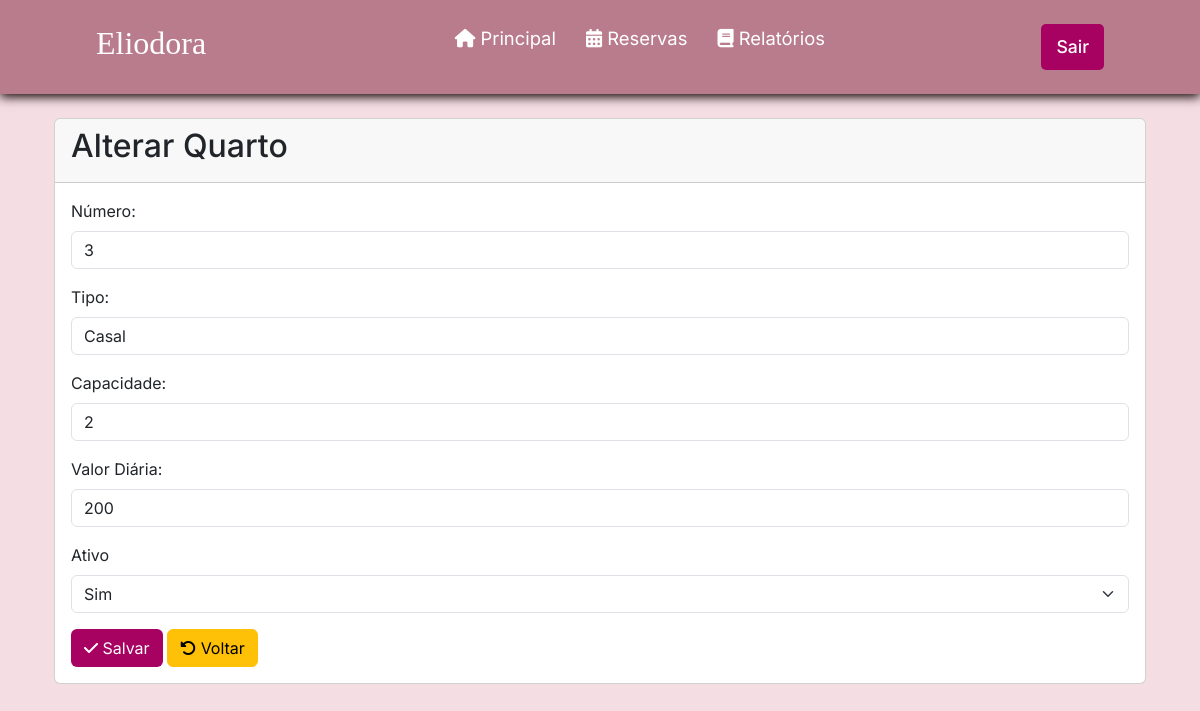
/alterarQuarto.php?id=11 (signed in), run on an earlier commit of the app's database.
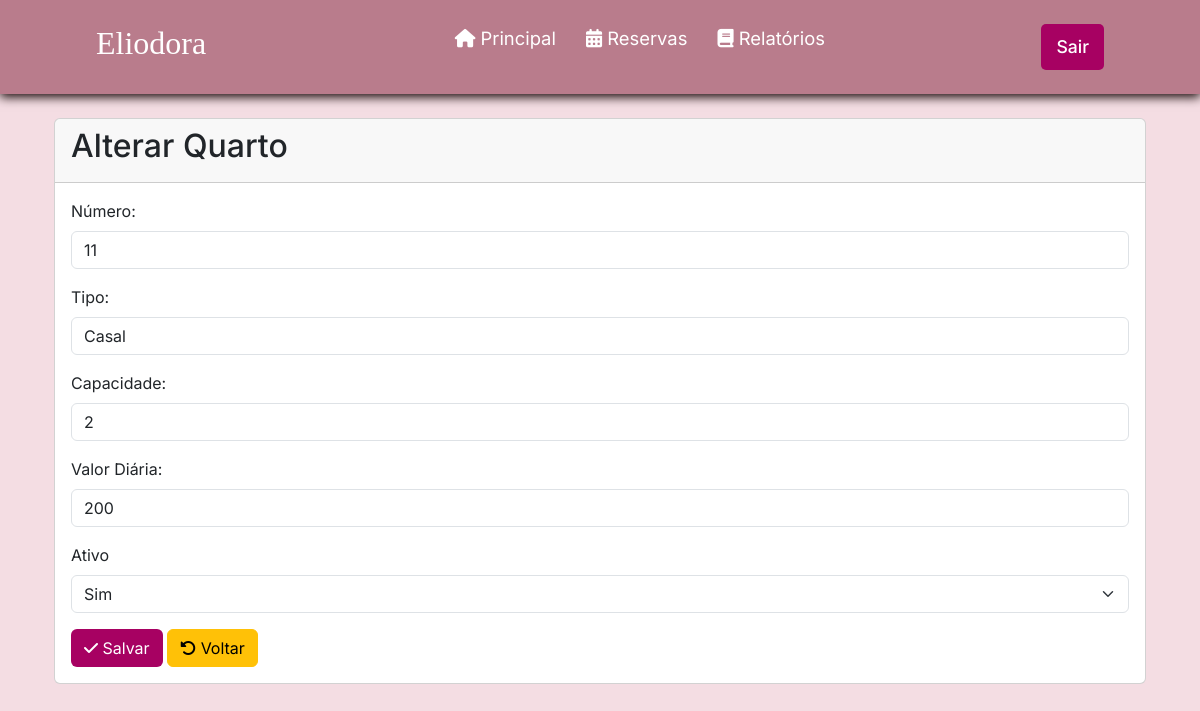
And on a later commit of the database.
### tables this page shows
CREATE TABLE `quarto` (
  `id` int(11) NOT NULL,
  `status` varchar(3) NOT NULL,
  `numero` int(11) NOT NULL,
  `tipo` varchar(8) NOT NULL,
  `capacidade` int(45) NOT NULL,
  `valorDiaria` double NOT NULL
);

### alterarQuarto.php (the view, shortened to what this page needs)
<?php
$conexao = mysqli_connect('127.0.0.1', 'root', '', 'tcc');
$sql = "SELECT * from quarto where id = " . $_GET['id'];
$resultado = mysqli_query($conexao, $sql);
$linha = mysqli_fetch_array($resultado);
?>
<?php require_once("cabecalho.php"); ?>
<div class="container p-4">
  <div class="card">
    <div class="card-header">
      <h2>Alterar Quarto</h2>
    </div>
    <div class="card-body">
      <form method="post">
        <div class="mb-3">
          <label for="numero" class="form-label">Número:</label>
          <input type="text" class="form-control" name="numero" value="<?= $linha['numero'] ?>">
        </div>
        <div class="mb-3">
          <label for="tipo" class="form-label">Tipo:</label>
          <input type="text" class="form-control" name="tipo" value="<?= $linha['tipo'] ?>">
        </div>
        <div class="mb-3">
          <label for="capacidade" class="form-label">Capacidade:</label>
          <input type="text" class="form-control" name="capacidade" id="capacidade" value="<?= $linha['capacidade'] ?>">
        </div>
        <div class="mb-3">
          <label for="valorDiaria" class="form-label">Valor Diária:</label>
          <input name="valorDiaria" type="text" class="form-control" id="valorDiaria"
            value="<?= $linha['valorDiaria'] ?>">
        </div>
        <div class="mb-3">
          <label for="status" class="form-label">Ativo</label>
          <select name="status" id="status" class="form-select">
            <option value="Sim" <?= ($linha['status'] == 'Sim') ? 'selected' : '' ?>>Sim</option>
          </select>
        </div>
        <button name="salvar" type="submit" style="background-color: #a70162; color: #fff" class="btn"><i
            class="fa-solid fa-check"></i> Salvar</button>
        <a href="listarQuarto.php" type="submit" class="btn btn-warning"><i class="fa-solid fa-rotate-left"></i></i>
          Voltar</a>
      </form>
    </div>
  </div>
</div>
</body>
</html>

What changed in the data, as far as the page shows it:
changed quarto "Casal": numero "3" → "11"
